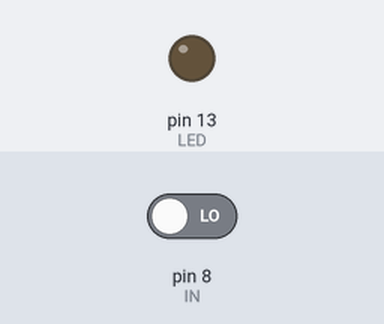
Recording of a sketch running on a simulated Arduino Uno, built with avr-gcc and run on an emulated ATmega328P. Shown: output pins drawn as LEDs (lit = HIGH). The test bench sets the inputs (shaded band); at power-on: pin 8 (IN) LOW. What the sketch prints to the serial monitor is not drawn.

Above: at 1.2 s.
1.3 s: pin 8 (IN) driven HIGH
At 2.1 s:
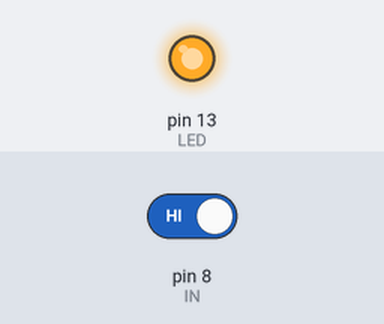
2.8 s: pin 8 (IN) driven LOW
At 3.2 s:
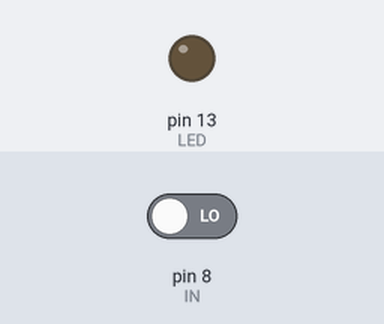
Timing chart, 0 to 5.8 s (numbered marks = the images above; inputs shaded):
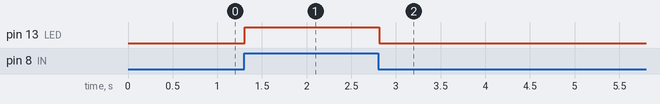

The sketch:

arduino_slave.ino
```cpp
#define LED 13
#define IN 8
int val = 0;
int dt=0;

void setup()
{
  Serial.begin(9600);
  pinMode(IN, INPUT);
  pinMode(LED, OUTPUT);
}

void loop()
{
  val = digitalRead(IN);
  Serial.println(val);
  if (val == HIGH) {
    digitalWrite(LED, HIGH);
    Serial.println("HIGH");
  }
  else
  {
    digitalWrite(LED, LOW);
  }
  delay(dt);
}
```

Measured:
- after the input at 1.3 s, pin 13 (LED): LOW → HIGH at once
- after the input at 2.8 s, pin 13 (LED): HIGH → LOW at once
